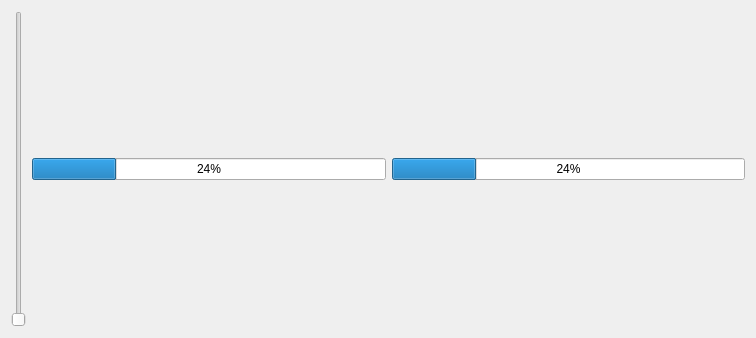
<?xml version="1.0" encoding="UTF-8"?>
<ui version="4.0">
 <class>MainWindow</class>
 <widget class="QMainWindow" name="MainWindow">
  <property name="geometry">
   <rect>
    <x>0</x>
    <y>0</y>
    <width>756</width>
    <height>338</height>
   </rect>
  </property>
  <property name="windowTitle">
   <string>MainWindow</string>
  </property>
  <widget class="QWidget" name="centralWidget">
   <layout class="QVBoxLayout" name="verticalLayout">
    <item>
     <layout class="QHBoxLayout" name="horizontalLayout">
      <item>
       <widget class="QSlider" name="verticalSlider">
        <property name="orientation">
         <enum>Qt::Vertical</enum>
        </property>
       </widget>
      </item>
      <item>
       <widget class="QProgressBar" name="progressBar">
        <property name="value">
         <number>24</number>
        </property>
       </widget>
      </item>
      <item>
       <widget class="QProgressBar" name="progressBar_2">
        <property name="value">
         <number>24</number>
        </property>
       </widget>
      </item>
     </layout>
    </item>
   </layout>
  </widget>
 </widget>
 <layoutdefault spacing="6" margin="11"/>
 <resources/>
 <connections/>
</ui>
